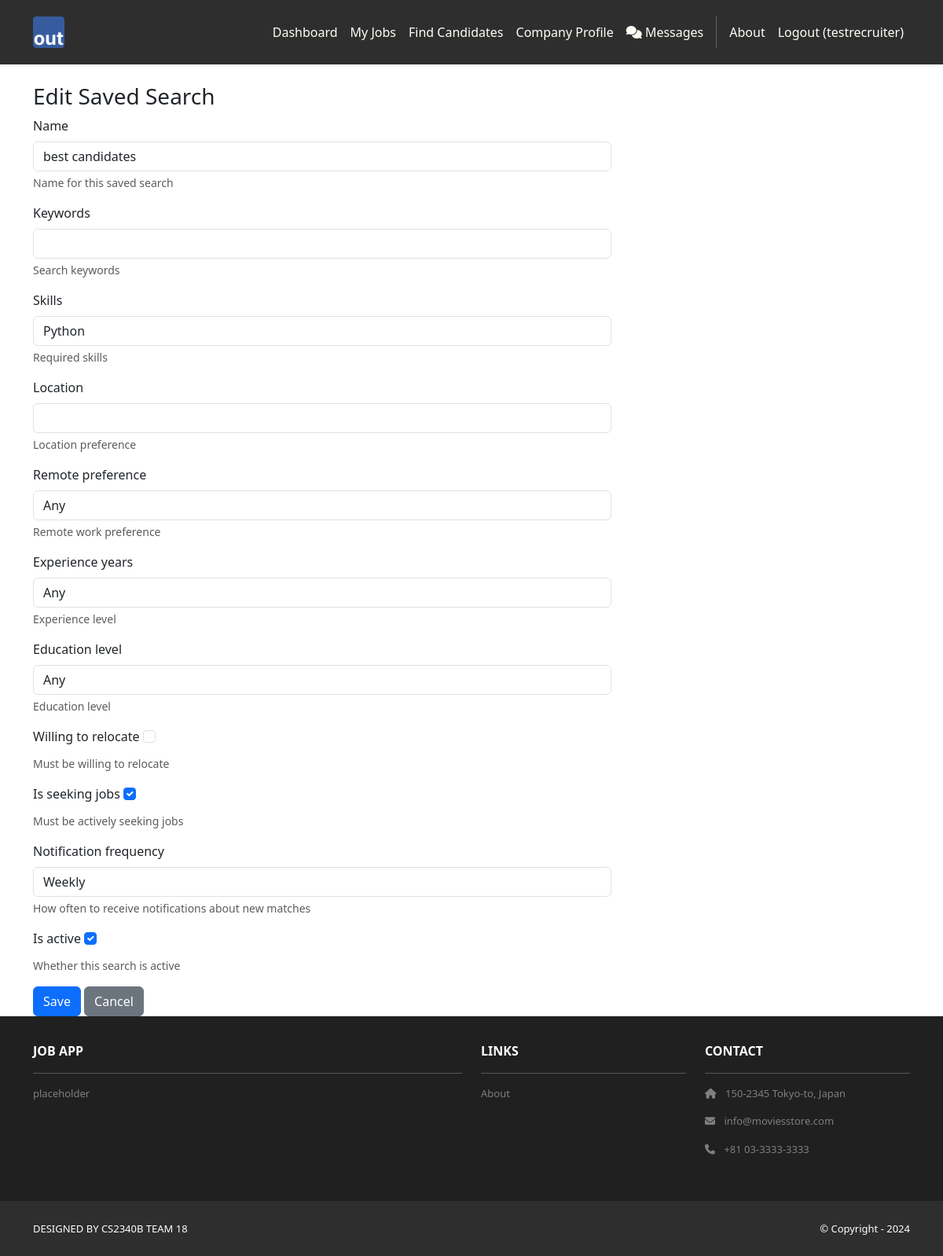
Page /recruiters/saved-searches/2/edit/ (signed in) on the earlier database version.
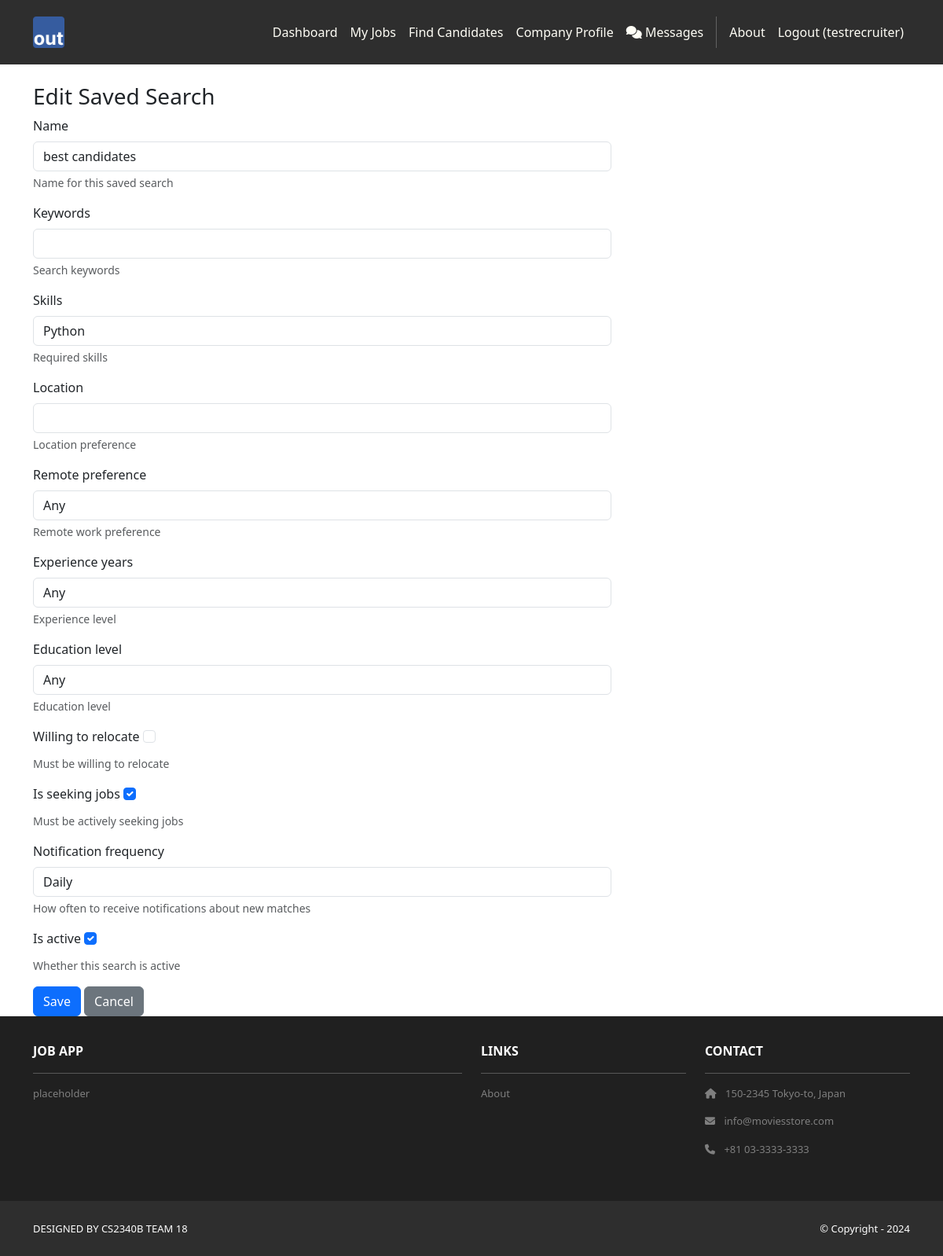
Same page on the later database version.
### recruiters/models.py (models this page shows, shortened)
class SavedSearch(models.Model):
    FREQUENCY_CHOICES = [
        ('daily', 'Daily'),
        ('weekly', 'Weekly'),
        ('monthly', 'Monthly'),
        ('never', 'Never'),
    ]
    recruiter = models.ForeignKey(User, on_delete=models.CASCADE, related_name='saved_searches')
    name = models.CharField(max_length=200, help_text='Name for this saved search')
    keywords = models.CharField(max_length=200, blank=True, help_text='Search keywords')
    skills = models.CharField(max_length=500, blank=True, help_text='Required skills')
    location = models.CharField(max_length=200, blank=True, help_text='Location preference')
    remote_preference = models.CharField(max_length=20, blank=True, choices=[('', 'Any'), ('remote_only', 'Remote Only'), ('hybrid', 'Hybrid'), ('onsite_only', 'Onsite Only'), ('flexible', 'Flexible')], help_text='Remote work preference')
    experience_years = models.CharField(max_length=10, blank=True, choices=[('', 'Any'), ('0-2', '0-2 years'), ('3-5', '3-5 years'), ('6-10', '6-10 years'), ('10+', '10+ years')], help_text='Experience level')
    education_level = models.CharField(max_length=20, blank=True, choices=[('', 'Any'), ('high_school', 'High School'), ('associate', 'Associate Degree'), ('bachelor', "Bachelor's Degree"), ('master', "Master's Degree"), ('phd', 'PhD')], help_text='Education level')
    willing_to_relocate = models.BooleanField(default=False, help_text='Must be willing to relocate')
    is_seeking_jobs = models.BooleanField(default=True, help_text='Must be actively seeking jobs')
    notification_frequency = models.CharField(max_length=20, choices=FREQUENCY_CHOICES, default='weekly', help_text='How often to receive notifications about new matches')
    is_active = models.BooleanField(default=True, help_text='Whether this search is active')
    last_notified = models.DateTimeField(null=True, blank=True, help_text='Last time notifications were sent')
    created_at = models.DateTimeField(auto_now_add=True)
    updated_at = models.DateTimeField(auto_now=True)
    class Meta:
        verbose_name = 'Saved Search'
        verbose_name_plural = 'Saved Searches'
        ordering = ['-created_at']

### recruiters/views.py (the view)
# urls.py: path('saved-searches/<int:pk>/edit/', views.saved_search_edit, name='saved_search_edit'),
@recruiter_required
def saved_search_edit(request, pk):
    saved = get_object_or_404(SavedSearch, pk=pk, recruiter=request.user)
    if request.method == 'POST':
        form = SavedSearchForm(request.POST, instance=saved)
        if form.is_valid():
            form.save()
            messages.success(request, 'Saved search updated.')
            return redirect('recruiters:saved_search_list')
    else:
        form = SavedSearchForm(instance=saved)
    template_data = {'title': 'Edit Saved Search', 'user_type': 'recruiter'}
    return render(request, 'recruiters/saved_search_form.html', {'template_data': template_data, 'form': form, 'saved': saved})

### recruiters/templates/recruiters/saved_search_form.html (shortened to what this page needs)
{% extends 'base.html' %}
{% block content %}
<div class="container mt-4">
  <h3>{{ template_data.title }}</h3>
  <form method="post">
    <div class="row">
      <div class="col-md-8">
        {% for field in form %}
          <div class="mb-3">
            <label class="form-label">{{ field.label }}</label>
            {{ field }}
            {% if field.help_text %}
              <div class="form-text">{{ field.help_text }}</div>
            {% endif %}
          </div>
        {% endfor %}
        <button class="btn btn-primary" type="submit">Save</button>
        <a href="{% url 'recruiters:saved_search_list' %}" class="btn btn-secondary">Cancel</a>
      </div>
    </div>
  </form>
</div>
{% endblock content %}

Differences in the rows shown:
changed SavedSearch "best candidates": notification_frequency "Weekly" → "Daily"
